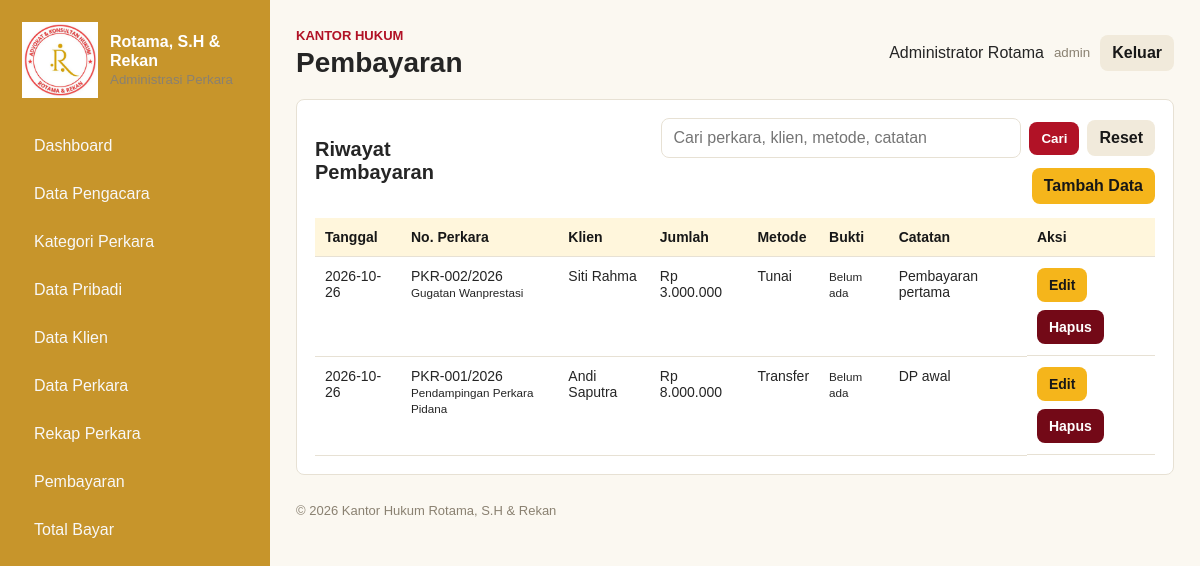
/index.php?action=payments (signed in), run on the app's committed database.
### tables this page shows
CREATE TABLE payments (
  id INT AUTO_INCREMENT PRIMARY KEY,
  case_id INT NOT NULL,
  payment_date DATE NOT NULL,
  amount DECIMAL(14,2) NOT NULL,
  method VARCHAR(80) NOT NULL DEFAULT 'Transfer',
  proof_original_name VARCHAR(255) NULL,
  proof_path VARCHAR(255) NULL,
  proof_mime_type VARCHAR(100) NULL,
  notes TEXT NULL,
  created_at TIMESTAMP DEFAULT CURRENT_TIMESTAMP,
  FOREIGN KEY (case_id) REFERENCES cases(id) ON DELETE CASCADE
);

CREATE TABLE cases (
  id INT AUTO_INCREMENT PRIMARY KEY,
  case_number VARCHAR(80) NOT NULL UNIQUE,
  title VARCHAR(180) NOT NULL,
  client_id INT NOT NULL,
  lawyer_id INT NULL,
  category_id INT NOT NULL,
  hearing_date DATE NULL,
  document_status ENUM('sangat lengkap','lengkap','cukup lengkap','kurang lengkap','tidak lengkap') NOT NULL DEFAULT 'cukup lengkap',
  administration_status ENUM('belum diproses','berkas sudah didaftarkan','menunggu jadwal sidang','sidang sedang berlangsung','perkara selesai') NOT NULL DEFAULT 'belum diproses',
  total_fee DECIMAL(14,2) NOT NULL DEFAULT 0,
  notes TEXT NULL,
  created_at TIMESTAMP DEFAULT CURRENT_TIMESTAMP,
  FOREIGN KEY (client_id) REFERENCES clients(id) ON DELETE CASCADE,
  FOREIGN KEY (lawyer_id) REFERENCES users(id) ON DELETE SET NULL,
  FOREIGN KEY (category_id) REFERENCES case_categories(id) ON DELETE RESTRICT
);

CREATE TABLE clients (
  id INT AUTO_INCREMENT PRIMARY KEY,
  name VARCHAR(120) NOT NULL,
  nik VARCHAR(40) NULL,
  phone VARCHAR(30) NULL,
  address TEXT NULL,
  created_at TIMESTAMP DEFAULT CURRENT_TIMESTAMP
);

### src/pages/payments/index.php (called while the page is built, shortened)
<?php
$q = query_text();
$showForm = false;
$sql = 'SELECT payments.*, cases.case_number, cases.title, clients.name AS client_name
        FROM payments
        JOIN cases ON cases.id = payments.case_id
        JOIN clients ON clients.id = cases.client_id';
$params = [];
$sql .= ' ORDER BY payments.payment_date DESC, payments.id DESC';
$stmt = db()->prepare($sql);
$stmt->execute($params);
$payments = $stmt->fetchAll();
render('payments/view', compact('title', 'payments', 'q', 'showForm'));

### src/bootstrap.php (called while the page is built, shortened)
<?php
function db(): PDO
{
    $config = require __DIR__ . '/../config/database.php';
    $dsn = sprintf(
        'mysql:host=%s;dbname=%s;charset=%s',
        $config['host'],
        $config['database'],
        $config['charset']
    );
    $pdo = new PDO($dsn, $config['username'], $config['password'], [
        PDO::ATTR_ERRMODE => PDO::ERRMODE_EXCEPTION,
        PDO::ATTR_DEFAULT_FETCH_MODE => PDO::FETCH_ASSOC,
    ]);
    return $pdo;
}
function e(?string $value): string
{
    return htmlspecialchars((string) $value, ENT_QUOTES, 'UTF-8');
}
function rupiah(float $value): string
{
    return 'Rp ' . number_format($value, 0, ',', '.');
}
function query_text(string $key = 'q'): string
{
    return trim((string) ($_GET[$key] ?? ''));
}
function render(string $view, array $data = []): void
{
    extract($data, EXTR_SKIP);
    require __DIR__ . '/partials/header.php';
    require __DIR__ . '/pages/' . $view . '.php';
    require __DIR__ . '/partials/footer.php';
}

### public/index.php (called while the page is built, shortened)
<?php
require_once __DIR__ . '/../src/bootstrap.php';
$action = $_GET['action'] ?? (is_logged_in() ? 'dashboard' : 'login');
$routes = [
    'login' => 'auth/login.php',
    'authenticate' => 'auth/authenticate.php',
    'dashboard' => 'dashboard.php',
    'lawyers' => 'lawyers/index.php',
    'lawyer_form' => 'lawyers/form.php',
    'lawyer_save' => 'lawyers/save.php',
    'lawyer_delete' => 'lawyers/delete.php',
    'profile' => 'profile.php',
    'profile_save' => 'profile_save.php',
    'clients' => 'clients/index.php',
    'client_form' => 'clients/form.php',
    'client_save' => 'clients/save.php',
    'client_delete' => 'clients/delete.php',
    'categories' => 'categories/index.php',
    'category_form' => 'categories/form.php',
    'category_save' => 'categories/save.php',
    'category_delete' => 'categories/delete.php',
    'cases' => 'cases/index.php',
    'case_form' => 'cases/form.php',
    'case_save' => 'cases/save.php',
    'case_delete' => 'cases/delete.php',
    'case_documents' => 'cases/documents.php',
    'case_document_delete' => 'cases/document_delete.php',
    'reports' => 'reports.php',
    'payments' => 'payments/index.php',
    'payment_form' => 'payments/form.php',
    'payment_save' => 'payments/save.php',
    'payment_delete' => 'payments/delete.php',
    'totals' => 'totals.php',
];
require __DIR__ . '/../src/pages/' . $routes[$action];

### src/pages/payments/view.php (the view, shortened to what this page needs)
<?php if ($showForm ?? false): ?>
<section class="form-panel">
    <h2><?= $edit ? 'Edit Pembayaran' : 'Tambah Pembayaran' ?></h2>
    <form class="form" method="post" action="index.php?action=payment_save" enctype="multipart/form-data">
        <input type="hidden" name="id" value="<?= e($edit['id'] ?? '') ?>">
        <label>Perkara
            <select name="case_id" required>
                <option value="">Pilih perkara</option>
                <?php foreach ($cases as $case): ?>
                    <option value="<?= $case['id'] ?>" <?= (int) ($edit['case_id'] ?? 0) === (int) $case['id'] ? 'selected' : '' ?>>
                        <?= e($case['case_number'] . ' - ' . $case['client_name']) ?>
                    </option>
                <?php endforeach; ?>
            </select>
        </label>
        <label>Tanggal Bayar
            <input type="date" name="payment_date" required value="<?= e($edit['payment_date'] ?? date('Y-m-d')) ?>">
        </label>
        <label>Jumlah Bayar
            <input type="number" name="amount" min="0" step="1000" required value="<?= e((string) ($edit['amount'] ?? 0)) ?>">
        </label>
        <label>Metode
            <input name="method" required value="<?= e($edit['method'] ?? 'Transfer') ?>">
        </label>
        <label class="span-2">Bukti Pembayaran
            <input type="file" name="proof" accept=".pdf,.doc,.docx,image/jpeg,image/png,image/webp,application/msword,application/vnd.openxmlformats-officedocument.wordprocessingml.document">
            <small class="muted">Format: PDF, Word, JPG, PNG, WEBP. Maksimal 5 MB.</small>
        </label>
        <?php if (!empty($edit['proof_path'])): ?>
            <div class="span-2 upload-list">
                <strong>Bukti Tersimpan</strong>
                <div class="upload-item">
                    <a href="<?= file_link($edit['proof_path']) ?>" target="_blank"><?= e($edit['proof_original_name']) ?></a>
                    <small class="muted">Upload file baru untuk mengganti bukti ini.</small>
                </div>
            </div>
        <?php endif; ?>
        <label class="span-2">Catatan
            <textarea name="notes"><?= e($edit['notes'] ?? '') ?></textarea>
        </label>
        <div class="actions span-2">
            <button class="btn primary" type="submit">Simpan</button>
            <a class="btn ghost" href="index.php?action=payments">Batal</a>
        </div>
    </form>
</section>
<?php else: ?>
<section class="table-wrap">
    <div class="section-head">
        <h2>Riwayat Pembayaran</h2>
        <div class="table-tools">
            <form class="search-form" method="get" action="index.php">
                <input name="q" placeholder="Cari perkara, klien, metode, catatan" value="<?= e($q ?? '') ?>">
                <button class="btn primary" type="submit">Cari</button>
                <a class="btn ghost" href="index.php?action=payments">Reset</a>
            </form>
            <a class="btn warning" href="index.php?action=payment_form">Tambah Data</a>
        </div>
    </div>
    <table>
        <thead>
            <tr><th>Tanggal</th><th>No. Perkara</th><th>Klien</th><th>Jumlah</th><th>Metode</th><th>Bukti</th><th>Catatan</th><th>Aksi</th></tr>
        </thead>
        <tbody>
            <?php foreach ($payments as $payment): ?>
                <tr>
                    <td><?= e($payment['payment_date']) ?></td>
                    <td><?= e($payment['case_number']) ?><br><small><?= e($payment['title']) ?></small></td>
                    <td><?= e($payment['client_name']) ?></td>
                    <td><?= rupiah((float) $payment['amount']) ?></td>
                    <td><?= e($payment['method']) ?></td>
                    <td>
                        <?php if (!empty($payment['proof_path'])): ?>
                            <a class="file-pill" href="<?= file_link($payment['proof_path']) ?>" target="_blank"><?= e($payment['proof_original_name']) ?></a>
                        <?php else: ?>
                            <small>Belum ada</small>
                        <?php endif; ?>
                    </td>
                    <td><?= e($payment['notes']) ?></td>
                    <td class="actions">
                        <a class="btn warning" href="index.php?action=payment_form&id=<?= $payment['id'] ?>">Edit</a>
                        <a class="btn danger" href="index.php?action=payment_delete&id=<?= $payment['id'] ?>" onclick="return confirm('Hapus pembayaran ini?')">Hapus</a>
                    </td>
                </tr>
            <?php endforeach; ?>
        </tbody>
    </table>
</section>
<?php endif; ?>

### public/assets/styles.css (style rules this page uses)
:root { --red: #b11226; --red-dark: #730917; --yellow: #f5b51b; --black: #171717; --white: #ffffff; --line: #e7e1d4; --soft: #fbf8f1; --text: #252525; }
* { box-sizing: border-box; }
body { margin: 0; font-family: Arial, Helvetica, sans-serif; color: var(--text); background: var(--soft); }
a { color: inherit; text-decoration: none; }
h2 { margin-top: 0; font-size: 20px; }
.section-head { display: flex; justify-content: space-between; gap: 14px; align-items: center; margin-bottom: 14px; }
.section-head h2 { margin: 0; }
.search-form { display: flex; gap: 8px; align-items: center; flex-wrap: wrap; }
.table-tools { display: flex; gap: 10px; align-items: center; justify-content: flex-end; flex-wrap: wrap; }
.search-form input { width: min(360px, 52vw); }
.card, .table-wrap, .form-panel { background: var(--white); border: 1px solid var(--line); border-radius: 8px; padding: 18px; }
.table-wrap { margin-top: 16px; overflow-x: auto; }
table { width: 100%; border-collapse: collapse; font-size: 14px; }
th, td { padding: 11px 10px; border-bottom: 1px solid var(--line); text-align: left; vertical-align: top; }
th { background: #fff6dc; color: var(--black); }
input, select, textarea { width: 100%; border: 1px solid var(--line); border-radius: 8px; padding: 10px 11px; font: inherit; background: #fff; }
.actions { display: flex; gap: 8px; flex-wrap: wrap; align-items: center; }
.btn { display: inline-flex; align-items: center; justify-content: center; border: 0; border-radius: 8px; padding: 9px 12px; font-weight: 700; cursor: pointer; }
.btn.primary { background: var(--red); color: var(--white); }
.btn.warning { background: var(--yellow); color: var(--black); }
.btn.ghost { background: #f1eadb; color: var(--black); }
.btn.danger { background: var(--red-dark); color: var(--white); }

### data on the page
payments: payment_date "2026-10-26", case.case_number "PKR-002/2026", case.title "Gugatan Wanprestasi", clients.name "Siti Rahma", amount "Rp 3.000.000", method "Tunai", shows "Belum ada", notes "Pembayaran pertama"
payments: payment_date "2026-10-26", case.case_number "PKR-001/2026", case.title "Pendampingan Perkara Pidana", clients.name "Andi Saputra", amount "Rp 8.000.000", method "Transfer", shows "Belum ada", notes "DP awal"

### other printed values
$title "Pembayaran"
$user['name'] "Administrator Rotama"
$user['role'] "admin"
